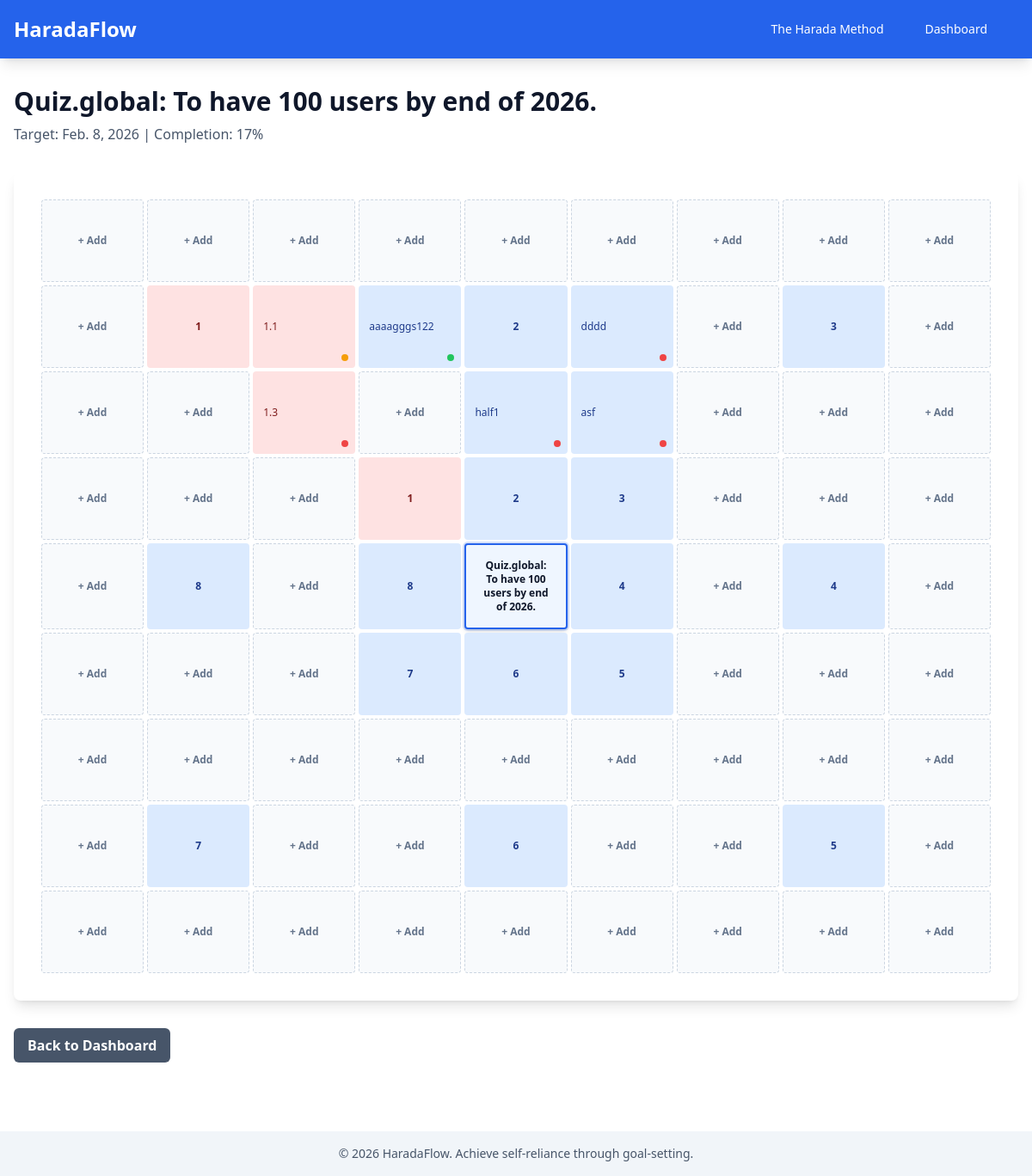
Screenshot of /matrix/12/ (signed in) with the database file from the repository.
### charts/models.py (models this page shows, shortened)
class HaradaChart(models.Model):
    user = models.ForeignKey(
        User, on_delete=models.CASCADE, related_name="harada_charts"
    )
    title = models.CharField(max_length=255)
    core_goal = models.TextField(help_text="The long-term goal")
    target_date = models.DateField()
    is_draft = models.BooleanField(
        default=True, help_text="True while completing wizard steps"
    )
    perspectives = models.JSONField(
        default=dict,
        help_text="Four perspectives: self_tangible, self_intangible, others_tangible, others_intangible",
    )
    created_at = models.DateTimeField(auto_now_add=True)
    updated_at = models.DateTimeField(auto_now=True)
    class Meta:
        ordering = ["-created_at"]
    @property
    def completion_percentage(self):
        tasks = self.task_set.all()
        if tasks.count() == 0:
            return 0
        done_count = tasks.filter(status="done").count()
        return round((done_count / tasks.count()) * 100)

class Task(models.Model):
    STATUS_CHOICES = [
        ("todo", "To Do"),
        ("in_progress", "In Progress"),
        ("done", "Done"),
    ]
    FREQUENCY_CHOICES = [
        ("one_time", "One-time"),
        ("routine", "Routine"),
    ]
    chart = models.ForeignKey(HaradaChart, on_delete=models.CASCADE)
    pillar = models.ForeignKey(Pillar, on_delete=models.CASCADE)
    title = models.CharField(max_length=255)
    description = models.TextField(blank=True)
    frequency = models.CharField(
        max_length=20, choices=FREQUENCY_CHOICES, default="one_time"
    )
    status = models.CharField(max_length=20, choices=STATUS_CHOICES, default="todo")
    position = models.IntegerField(
        validators=[MinValueValidator(1), MaxValueValidator(8)],
        help_text="Position 1-8 within the pillar's 3x3 grid",
    )
    created_at = models.DateTimeField(auto_now_add=True)
    updated_at = models.DateTimeField(auto_now=True)
    class Meta:
        unique_together = ("pillar", "position")
        ordering = ["pillar", "position"]

### matrix/views.py (the view)
# urls.py: path("<int:chart_id>/", views.matrix_view, name="matrix_view"),
@login_required
def matrix_view(request, chart_id):
    chart = get_object_or_404(HaradaChart, id=chart_id, user=request.user)
    grid = build_matrix_grid(chart)
    return render(request, "matrix/view.html", {"chart": chart, "grid": grid})

### config/context_processors.py (called while the page is built)
def clerk_context(request):
    return {
        'clerk_publishable_key': settings.CLERK_PUBLISHABLE_KEY,
    }

### templates/matrix/view.html (shortened to what this page needs)
{% extends 'base.html' %}
{% block content %}
<div class="mb-8">
    <h2 class="text-3xl font-bold mb-2">{{ chart.title }}</h2>
    <p class="text-slate-600 dark:text-slate-400">Target: {{ chart.target_date }} | Completion: {{ chart.completion_percentage }}%</p>
</div>
<div class="bg-white dark:bg-slate-800 rounded-lg shadow-lg p-4 sm:p-8 overflow-x-auto">
    <div style="display: grid; grid-template-columns: repeat(9, minmax(80px, 1fr)); gap: 4px; min-width: 720px;">
        {% for row in grid %}
        {% for cell in row %}
        {% if cell %}
        {% if cell.type == 'core_goal' %}
        <div class="bg-blue-50 dark:bg-blue-950/40 border-2 border-blue-600 dark:border-blue-500 text-slate-900 dark:text-slate-100 rounded p-4 text-center font-bold flex items-center justify-center min-h-24 text-xs overflow-hidden shadow-md ring-2 ring-blue-600/20"
            title="{{ cell.content }}">
            <div class="line-clamp-4 text-center font-bold">{{ cell.content }}</div>
        </div>
        {% elif cell.type == 'pillar' %}
        <button hx-get="{% url 'pillar_modal' chart.id cell.id %}" hx-target="#modal-container" hx-swap="innerHTML"
            class="{% if cell.color == 'blue' %}bg-blue-100 dark:bg-blue-900 text-blue-900 dark:text-blue-100{% elif cell.color == 'red' %}bg-red-100 dark:bg-red-900 text-red-900 dark:text-red-100{% elif cell.color == 'green' %}bg-green-100 dark:bg-green-900 text-green-900 dark:text-green-100{% elif cell.color == 'purple' %}bg-purple-100 dark:bg-purple-900 text-purple-900 dark:text-purple-100{% elif cell.color == 'yellow' %}bg-yellow-100 dark:bg-yellow-900 text-yellow-900 dark:text-yellow-100{% elif cell.color == 'pink' %}bg-pink-100 dark:bg-pink-900 text-pink-900 dark:text-pink-100{% elif cell.color == 'indigo' %}bg-indigo-100 dark:bg-indigo-900 text-indigo-900 dark:text-indigo-100{% elif cell.color == 'orange' %}bg-orange-100 dark:bg-orange-900 text-orange-900 dark:text-orange-100{% endif %} rounded p-3 text-center font-bold flex items-center justify-center min-h-24 text-xs hover:shadow-md transition cursor-pointer"
            title="{{ cell.content }}">
            <span class="line-clamp-2">{{ cell.content }}</span>
        </button>
        {% elif cell.type == 'task' %}
        <div id="task-cell-{{ cell.id }}">
            {% include 'matrix/task_cell.html' with task=cell.task_obj chart=chart %}
        </div>
        {% elif cell.type == 'task_empty' %}
        <button hx-get="{% url 'task_create_modal' chart.id cell.pillar_id cell.position %}"
            hx-target="#modal-container" hx-swap="innerHTML"
            class="bg-slate-50 dark:bg-slate-900 border border-dashed border-slate-300 dark:border-slate-600 text-slate-500 dark:text-slate-400 rounded p-3 text-center font-semibold flex items-center justify-center min-h-24 text-xs hover:bg-slate-100 dark:hover:bg-slate-800 hover:shadow-md transition cursor-pointer"
            title="Add task">
            <span>{{ cell.content }}</span>
        </button>
        {% else %}
        <div class="bg-slate-100 dark:bg-slate-700 rounded p-4 min-h-24"></div>
        {% endif %}
        {% else %}
        <div class="bg-slate-50 dark:bg-slate-900 rounded p-4 min-h-24"></div>
        {% endif %}
        {% endfor %}
        {% endfor %}
    </div>
</div>
<div class="mt-8 flex gap-4">
    <a href="{% url 'dashboard' %}" class="bg-slate-600 hover:bg-slate-700 text-white font-bold py-2 px-4 rounded-md">
        Back to Dashboard
    </a>
</div>
{% endblock %}

### templates/matrix/task_cell.html
<button hx-get="{% url 'task_modal' chart.id task.id %}" hx-target="#modal-container" hx-swap="innerHTML" class="w-full {% if task.pillar.color == 'blue' %}bg-blue-100 dark:bg-blue-900 text-blue-900 dark:text-blue-100{% elif task.pillar.color == 'red' %}bg-red-100 dark:bg-red-900 text-red-900 dark:text-red-100{% elif task.pillar.color == 'green' %}bg-green-100 dark:bg-green-900 text-green-900 dark:text-green-100{% elif task.pillar.color == 'purple' %}bg-purple-100 dark:bg-purple-900 text-purple-900 dark:text-purple-100{% elif task.pillar.color == 'yellow' %}bg-yellow-100 dark:bg-yellow-900 text-yellow-900 dark:text-yellow-100{% elif task.pillar.color == 'pink' %}bg-pink-100 dark:bg-pink-900 text-pink-900 dark:text-pink-100{% elif task.pillar.color == 'indigo' %}bg-indigo-100 dark:bg-indigo-900 text-indigo-900 dark:text-indigo-100{% elif task.pillar.color == 'orange' %}bg-orange-100 dark:bg-orange-900 text-orange-900 dark:text-orange-100{% endif %} rounded p-3 text-left min-h-24 text-xs hover:shadow-md transition cursor-pointer relative" title="{{ task.title }}">
    <span class="line-clamp-2 pr-4">{{ task.title }}</span>
    <span class="absolute bottom-2 right-2 w-2 h-2 rounded-full {% if task.status == 'todo' %}bg-red-500{% elif task.status == 'in_progress' %}bg-amber-500{% elif task.status == 'done' %}bg-green-500{% endif %}" title="{% if task.status == 'todo' %}To Do{% elif task.status == 'in_progress' %}In Progress{% elif task.status == 'done' %}Done{% endif %}"></span>
</button>

### rows the page displays
HaradaChart: title "Quiz.global: To have 100 users by end of 2026.", target_date "Feb. 8, 2026", completion_percentage "17", content "Quiz.global: To have 100 users by end of 2026."
Task: title "1.1"
Task: title "aaaagggs122"
Task: title "dddd"
Task: title "1.3"
Task: title "half1"
Task: title "asf"

### other values shown
{{ cell.content }} "+ Add" "+ Add" "+ Add" "+ Add" "+ Add" "+ Add" "+ Add" "+ Add" "+ Add" "+ Add" "+ Add" "+ Add" "+ Add" "+ Add" "+ Add" "+ Add" "+ Add" "+ Add" "+ Add" "+ Add" "+ Add" "+ Add" "+ Add" "+ Add" "+ Add" "+ Add" "+ Add" "+ Add" "+ Add" "+ Add" "+ Add" "+ Add" "+ Add" "+ Add" "+ Add" "+ Add" "+ Add" "+ Add" "+ Add" "+ Add" "+ Add" "+ Add" "+ Add" "+ Add" "+ Add" "+ Add" "+ Add" "+ Add" "+ Add" "+ Add" "+ Add" "+ Add" "+ Add" "+ Add" "+ Add" "+ Add" "+ Add" "+ Add"
{{ cell.content }} "1" "2" "3" "1" "2" "3" "8" "8" "4" "4" "7" "6" "5" "7" "6" "5"
